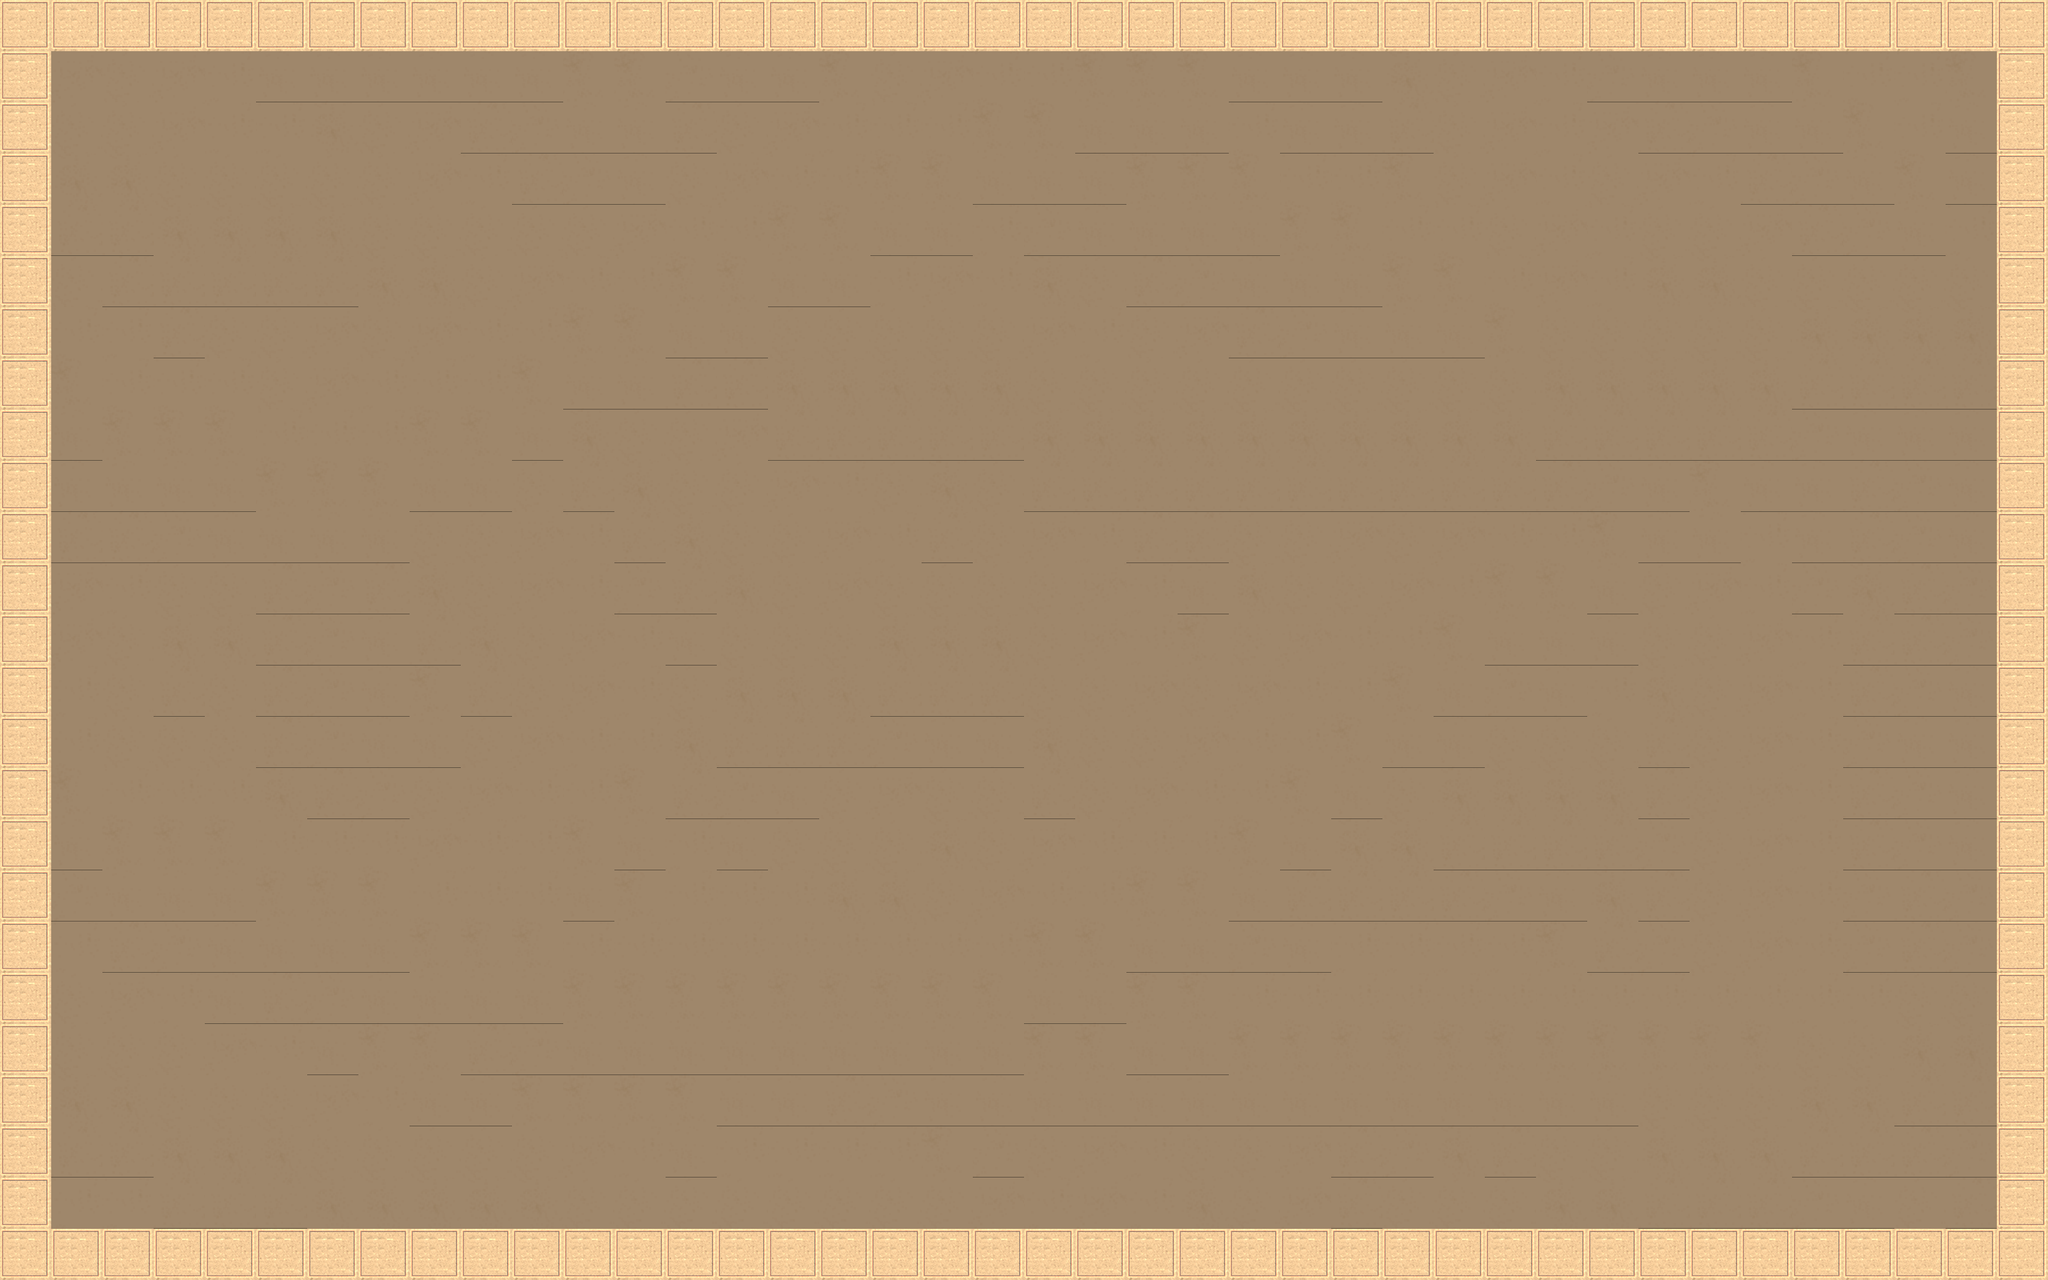

A level layout from a 2D game, rendered from its tile map. Below: a short description, then the map file with tile-grid data replaced by summaries:
An orthogonal 40x25 tile map with 64x64 px tiles, 1 tile layer (bg) and 21 objects.

<map version="1.8" tiledversion="1.8.2" orientation="orthogonal" renderorder="right-down" width="40" height="25" tilewidth="64" tileheight="64" infinite="0" nextlayerid="60" nextobjectid="213">
 <tileset firstgid="1" source="tempTileset.tsx" />
 <objectgroup id="41" name="Copy of split">
  <properties>
   <property name="switchLayer" type="bool" value="true" />
  </properties>
 </objectgroup>
 <objectgroup id="42" name="Copy of Copy of split">
  <properties>
   <property name="switchLayer" type="bool" value="true" />
  </properties>
 </objectgroup>
 <objectgroup id="52" name="Copy of Copy of split">
  <properties>
   <property name="switchLayer" type="bool" value="true" />
  </properties>
  <object id="195" x="858.758" y="1231.15" width="64" height="64">
   <properties>
    <property name="On" type="bool" value="false" />
    <property name="angle" type="float" value="0" />
    <property name="lightSource" type="bool" value="true" />
   </properties>
  </object>
  <object id="196" x="877.758" y="1250.15" width="26" height="26">
   <properties>
    <property name="switch" type="bool" value="true" />
   </properties>
  </object>
 </objectgroup>
 <objectgroup id="51" name="Copy of Copy of Copy of split">
  <properties>
   <property name="switchLayer" type="bool" value="true" />
  </properties>
  <object id="193" x="858.758" y="1231.15" width="64" height="64">
   <properties>
    <property name="On" type="bool" value="true" />
    <property name="angle" type="float" value="90" />
    <property name="lightSource" type="bool" value="true" />
   </properties>
  </object>
  <object id="194" x="877.758" y="1250.15" width="26" height="26">
   <properties>
    <property name="switch" type="bool" value="true" />
   </properties>
  </object>
 </objectgroup>
 <layer id="1" name="bg" width="40" height="25">
  <data>[1000 cells, 1000 non-empty, 9 distinct tile ids]</data>
 </layer>
 <objectgroup id="7" name="startray">
  <object id="19" x="236" y="688" width="64" height="64">
   <properties>
    <property name="angle" type="float" value="0" />
    <property name="lightSource" type="bool" value="true" />
   </properties>
  </object>
 </objectgroup>
 <objectgroup id="55" name="Copy of startray">
  <object id="205" x="1472" y="1152" width="64" height="64">
   <properties>
    <property name="angle" type="float" value="270" />
    <property name="lightSource" type="bool" value="true" />
   </properties>
  </object>
 </objectgroup>
 <objectgroup id="56" name="Copy of Copy of startray">
  <object id="206" x="155.03" y="1011.88" width="64" height="64">
   <properties>
    <property name="angle" type="float" value="0" />
    <property name="lightSource" type="bool" value="true" />
   </properties>
  </object>
 </objectgroup>
 <objectgroup id="8" name="goal">
  <properties>
   <property name="goal" type="bool" value="true" />
  </properties>
  <object id="199" x="2275.76" y="952.606" width="162" height="162" />
 </objectgroup>
 <objectgroup id="29" name="tilter">
  <properties>
   <property name="tilter" type="bool" value="true" />
  </properties>
  <object id="114" x="466.656" y="577.387" width="285.03" height="289.861">
   <properties>
    <property name="angle" type="float" value="270" />
   </properties>
  </object>
 </objectgroup>
 <objectgroup id="25" name="door">
  <properties>
   <property name="door" type="bool" value="true" />
  </properties>
  <object id="96" x="348" y="888" width="212.303" height="195.212">
   <properties>
    <property name="On" type="bool" value="false" />
    <property name="door" type="bool" value="true" />
    <property name="mirror" type="bool" value="false" />
   </properties>
  </object>
  <object id="97" x="1441.21" y="218" width="128" height="128">
   <properties>
    <property name="switch" type="bool" value="true" />
   </properties>
  </object>
 </objectgroup>
 <objectgroup id="53" name="Copy of door">
  <properties>
   <property name="door" type="bool" value="true" />
  </properties>
  <object id="201" x="1408" y="896" width="212.303" height="195.212">
   <properties>
    <property name="On" type="bool" value="true" />
    <property name="door" type="bool" value="true" />
    <property name="mirror" type="bool" value="false" />
   </properties>
  </object>
  <object id="202" x="832" y="1347" width="128" height="128">
   <properties>
    <property name="switch" type="bool" value="true" />
   </properties>
  </object>
 </objectgroup>
 <objectgroup id="54" name="Copy of Copy of door">
  <properties>
   <property name="door" type="bool" value="true" />
  </properties>
  <object id="203" x="832" y="896" width="212.303" height="195.212">
   <properties>
    <property name="On" type="bool" value="false" />
    <property name="door" type="bool" value="true" />
    <property name="mirror" type="bool" value="false" />
   </properties>
  </object>
  <object id="204" x="128" y="1216" width="128" height="128">
   <properties>
    <property name="switch" type="bool" value="true" />
   </properties>
  </object>
 </objectgroup>
 <objectgroup id="2" name="colliders">
  <properties>
   <property name="collidable" type="bool" value="true" />
  </properties>
  <object id="101" x="64" y="64" width="2434.42" />
  <object id="103" x="64" y="1536" width="2434.42" />
  <object id="104" x="64" y="64" height="1472" />
  <object id="198" x="2496" y="64" height="1472" />
 </objectgroup>
 <objectgroup id="27" name="mirror">
  <properties>
   <property name="mirror" type="bool" value="true" />
  </properties>
 </objectgroup>
 <objectgroup id="28" name="mover">
  <properties>
   <property name="mover" type="bool" value="true" />
  </properties>
  <object id="110" x="1929.76" y="226.606" width="276" height="238">
   <properties>
    <property name="mirror" type="bool" value="true" />
    <property name="mover" type="bool" value="true" />
   </properties>
  </object>
  <object id="111" x="1733.7" y="635.532">
   <properties>
    <property name="track" type="bool" value="true" />
   </properties>
   <polyline points="313.879,-309.939 322.151,810.324" />
  </object>
 </objectgroup>
</map>
